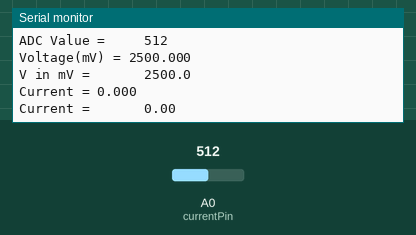
A sketch run on a simulated Arduino Uno, built with avr-gcc and run on an emulated ATmega328P. Parts: the last lines printed to the serial monitor. The inputs (shaded band) are chosen by the test bench; at power-on: A0 (currentPin) = 512. The local clock reads 2024-03-15 10:24:30 at power-on unless the sketch sets it.

Above: at 1.4 s.
1.5 s: A0 (currentPin) set to 11
At 2.23 s:
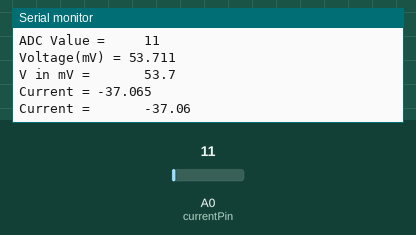
3.0 s: A0 (currentPin) set to 8
At 4.01 s:
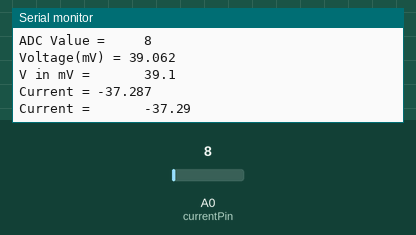
Timing chart, 0 to 6.0 s (numbered marks = the images above; inputs shaded):
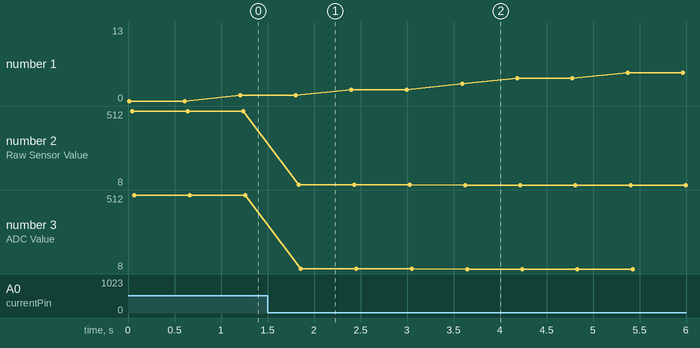

The sketch:

Smart_Power_Supply_Monitoring__Logging__and_Alerting_System.ino
```cpp
#include "DS3231.h"
DS3231  rtc(SDA, SCL);
const int currentPin = A0;
int sensitivity = 66;
int adcValue= 0;
int offsetVoltage = 2500;
double adcVoltage = 0x0;
double currentValue = 0;
void setup()
{
  Serial.begin(9600);
  rtc.begin();
  rtc.setDOW(THURSDAY);     // Set Day-of-Week to SUNDAY
  rtc.setTime(12, 22, 0);     // Set the time to 12:00:00 (24hr format)
  rtc.setDate(10, 4, 2019);   // Set the date to January 1st, 2014
}
void loop()
{
  digitalWrite(2, HIGH);
  Serial.println("\n");
  Serial.print(rtc.getDOWStr());
  Serial.print(" ");
  Serial.print(rtc.getDateStr());
  Serial.print(" -- ");
  Serial.print(rtc.getTimeStr());
  adcValue = analogRead(currentPin);
  adcVoltage = (adcValue / 1024.0) * 5000;
  currentValue = ((adcVoltage - offsetVoltage) / sensitivity);
  Serial.print("\nRaw Sensor Value = " );
  Serial.print(adcValue);
  Serial.print("\nADC Value =     ");
  Serial.print(adcValue);
  Serial.print("\nVoltage(mV) = ");
  Serial.print(adcVoltage,3);
  Serial.print("\nV in mV =       ");
  Serial.print(adcVoltage,1);
  Serial.print("\nCurrent = ");
  Serial.print(currentValue,3);
  Serial.print("\nCurrent =       ");
  Serial.print(currentValue,2);
  delay(500);
}
```

Measured:
- after the input at 1.5 s, the serial monitor: prints a new line after 0.34 s (image 1)
- after the input at 3.0 s, the serial monitor: prints a new line after 0.62 s (image 2)
- plotted number 2: 512 → 11 after the input at 1.5 s
- plotted number 3: 512 → 11 after the input at 1.5 s
